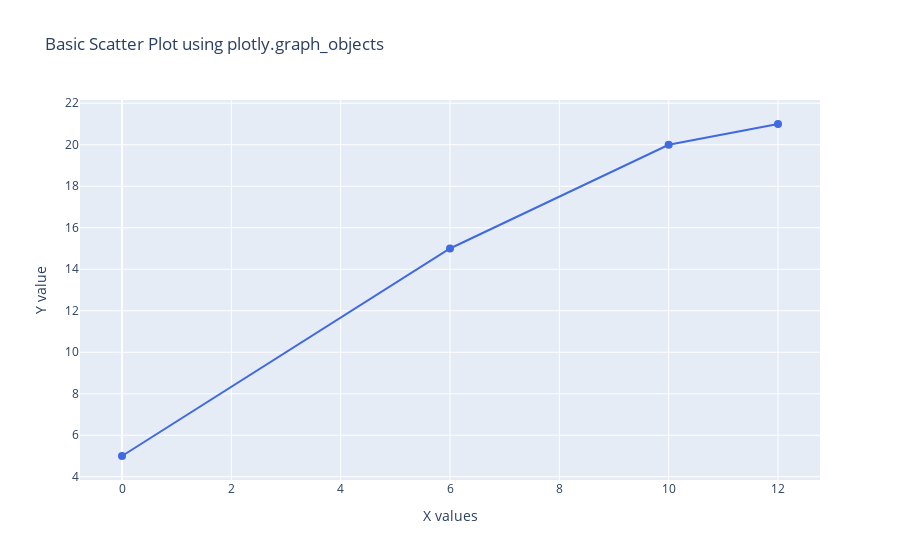

Here is the notebook cell this chart was saved with:
### Markdown cell above
### Scatter plot using plotly.graph_objects.

### Code cell
figs = go.Figure()
figs.add_trace(go.Scatter(x=[0, 6, 10, 12], y=[5, 15, 20, 21],mode='lines+markers', marker=dict(size=8, color='royalblue'), 
                line=dict(color='royalblue'),
                name='Sample'))
figs.update_layout(title='Basic Scatter Plot using plotly.graph_objects',xaxis_title='X values',yaxis_title='Y value')
figs.show()

### Figure 1 — Plotly figure (JSON) as saved in the notebook; plotly's stock layout.template omitted (floating-point values rounded to 4 significant figures)
{"data": [{"line": {"color": "royalblue"}, "marker": {"color": "royalblue", "size": 8}, "mode": "lines+markers", "name": "Sample", "type": "scatter", "x": [0, 6, 10, 12], "y": [5, 15, 20, 21]}], "layout": {"autosize": true, "title": {"text": "Basic Scatter Plot using plotly.graph_objects"}, "xaxis": {"autorange": true, "range": [-0.7449, 12.74], "title": {"text": "X values"}, "type": "linear"}, "yaxis": {"autorange": true, "range": [3.526, 22.47], "title": {"text": "Y value"}, "type": "linear"}}}
